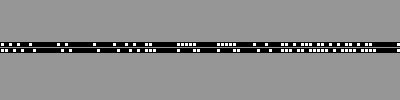
Frame 1 (no input)
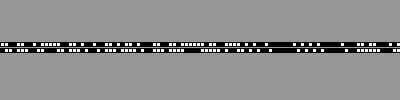
Frame 60 (the mouse pressed at the canvas centre just before this capture)
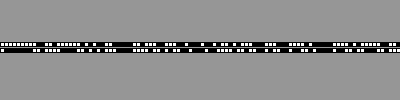
Frame 120 (the mouse held since frame 60 and released just before this capture)

The Processing sketch that drew these frames (run headless with seeded random() and noise(); from frame 60 on, the mouse is pressed at the canvas centre):

// Processing sketch: sketch_140704_23
// ── sketch_140704_23.pde
int nCells = 100;
int[] cells = new int[nCells];
int[] pcells = new int[nCells];

void setupCells(){
  for(int i=0;i<nCells;i++){
    cells[i] = int( random(0,2) );
    pcells[i] = cells[i];
  }
}

void copycells(){
  for(int i = 0;i < nCells;i++){
    pcells[i] = cells[i];
  } 
}

void evolve(){
  int[] ng = new int[nCells];
  for(int i=0;i<nCells;i++){
    int left = i-1;
    int right = i+1;
    if(left == -1){
      left = nCells-1 ;
    }
    if(right == nCells){
      right = 0 ;
    }
    if(cells[i] == 0){
      ng[i] = 0 ;
      if( cells[left] == 1 ){
        ng[i] = 1;
      }
    }else{
      ng[i] = 1;
      if( cells[left] == 1 && cells[right] == 1 ){
        ng[i] = 0;
      }else if( cells[left] == 0 && cells[right] == 0 ){
        ng[i] = 0;
      }
    }
  }
  for(int i=0;i<nCells;i++){
    cells[i] = ng[i];
  }
}
  
void display(int[] c,float y){
  stroke(0);
  for(int i=0;i<nCells;i++){
    if(c[i] == 1){
      fill( 255 );
    }else{
      fill( 0 );
    }
    rect(4*i,y,4,4);
  }
}
  
void setup(){
  size(400,100);
  smooth();
  setupCells();
}

void draw(){
  background(150);
  copycells();
  evolve();

  display(cells,height/2-4/2);
  display(pcells,height/2 - 8);
}
